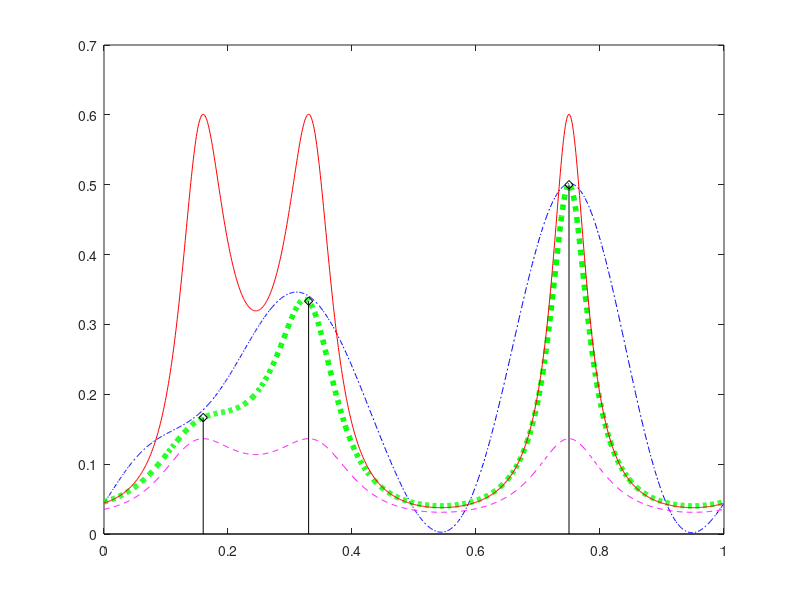

This figure's MATLAB source: (Note: this script raises an error after producing the figure.)
close all
%% Displaying Christoffel function in univariate example
x=[0.16;0.33;0.75];
c=[1/6;1/3;1/2];

N_max=6;
for n=4:N_max
 k=0:n;
 A=exp(2*pi*1i*x*k);
 T=A'*diag(c)*A;
 Trho=0.05*randn(size(T))*max(abs(T(:)));
 %T=T+Trho; %Comment out in the exact case
 [U,S,V]=svd(T);
 U0=U(:,4:end);
 U1=U(:,1:3);
 V0=V(:,4:end);
 V1=V(:,1:3);
 s=diag(S);
 
 xx=(0:0.001:1-0.001)';

 AA=exp(2*pi*1i*xx*k);
 
 % Approximation by convolution
 p=diag(AA*T*AA')/ (n+1);
 
 % Christoffel
 epsilon=1/(n+1);
 a=@(xx) exp(2*pi*1i*reshape(xx,[length(xx),1])*k);
 q=@(xx,epsi) 1./ ((abs(a(xx)*U1).^2)*(1./(s(1:3))) + 1/epsi*sum(abs(a(xx)*U0).^2,2));
 q_eval=q(xx,epsilon);
 
 N=n+1;
 
 C_fix=(N*integral(@(x) q(x,epsilon),0,1,'ArrayValued',true)-epsilon).^(-1);
 
 % Signal polynomial
 p1=1/N*sum(abs(AA*U1).^2,2);
 
 % Upper bound on Christoffel function 
 q_approx=epsilon./(N*(1-p1)+epsilon/c(3)*N/max(svd(A)).^2);
 
 % Lower bound on Christoffel function
 q_lower=epsilon./(N*(1-p1)+epsilon/c(1)*N/min(svd(A)).^2);
 
 figure(1)
 plot(xx,real(p)/N,'b-.')
 hold on
 plot(xx,real(q_eval),'g:','LineWidth',4)
 hold on
 plot(xx,real(q_approx),'r-', xx,real(q_lower), 'm--')
 hold on 
 pl=stem(x,c,'kd');
 pl.MarkerSize = 12;
 axis([0,1,0,7/12])
 yticks([epsilon/N c'])
 yticklabels({'$\varepsilon/N$','$\alpha_1 $','$\alpha_2 $','$\alpha_3 $'})
 ax=gca;
 ax.TickLabelInterpreter ='Latex';
 hold off
 legend('$N^{-1} \cdot F_{n}*\mu$','$q_{\varepsilon,n}$',...
     'Upper bound from Lemma 3.3.5','Lower bound from Lemma 3.3.5','$\mu$','Interpreter','Latex',...
     'Location','Northwest','Fontsize',12)
end

%% Analyse influence of noise and choice of epsilon
N_max=24;
eps_number=100;
eps=1e-12+linspace(0,6,eps_number);
T_tries=100;
T_values=linspace(0,6,T_tries);
h=ones(eps_number,T_tries);
test=zeros(eps_number,T_tries);
for n=N_max:N_max
    N=n+1;
    for l=1:T_tries
        k=0:n;
        A=exp(2*pi*1i*x*k);
        T=A'*diag(c)*A;
        rho=randn(n+1,1)+1i*randn(n+1,1);
        Trho=toeplitz(rho); %randn(size(T))+1i*randn(size(T));
        %Trho=Trho-diag(Trho); % zero noise on absolute mass
        %Trho=0.5*(Trho'+Trho);
        Trho=T_values(l)*Trho/norm(Trho);
        T=T+Trho; %Comment out in the exact case
        [U,S,V]=svd(T);
        for i=1:eps_number 
            s=diag(S);          
            r=find(s>eps(i),1,'last');
            if r>0
               if r<N 
                   U0=U(:,r+1:end);
                   V0=V(:,r+1:end);
               elseif r==N
                   U0=zeros(N,1);
                   V0=zeros(N,1);
               end
               U1=U(:,1:r);
               V1=V(:,1:r);
               xx=(0:0.001:1-0.001)';
               AA=exp(2*pi*1i*xx*k);
               a=@(xx) exp(2*pi*1i*reshape(xx,[length(xx),1])*k);
               q=@(xx,epsi) epsi./ ((abs(a(xx)*U1).^2)*(epsi./(s(1:r))) ...
                + sum(abs(a(xx)*U0).^2,2));
               q_eval=q(xx,eps(i));

               q_eval=q_eval-min(q_eval);

               C_total=sum(q_eval);
               C_int=sum(q_eval(1:80))+sum(q_eval(450:580))+sum(q_eval(900:1000));
               h(i,l)=C_int/C_total;
               test(i,l)=sum(abs(diff(q_eval)));
            end
            if l==25 && i==25
                figure(3)
                plot(xx,q_eval,'g:','LineWidth',4)
                legend('$\tilde q_{\varepsilon,n}(x) -\min_y \tilde q_{\varepsilon,n}(y)$'...
                    ,'Interpreter','Latex','Location','Northwest','Fontsize',14)
            end
        end     
    end     
end

%% Find optimal epsilon

[h_values,eps_op]=min(h,[],1);
eps_op=eps(eps_op);
%% Plotting the dependency on noise, eps and n
figure(2)
[EPS,TRho]=meshgrid(eps,T_values);
%stem3(log(EPS)/log(10),Trho,h')
s=surf(EPS',TRho',h,'FaceColor','Interp');
map=colormap('bone');
colormap(flip(map));
colorbar
hold on
stem3(eps_op,T_values,max(max(h))*ones(size(eps_op)),'rx','MarkerSize',18)
hold on
stem3(eps,max(4.14-eps,0),max(max(h))*ones(size(eps)),'m.','MarkerSize',18)
xlabel('Regularisation parameter $\varepsilon$','Interpreter','Latex','Fontsize',14)
xlim([0,6])
ylabel('Noise level $\|T_{\varrho,n}\|_2$','Interpreter','Latex','Fontsize',14)
axis square
s.EdgeColor = 'none';
%% Analysing convergence rate in n
N_max=150;
N_min=5;
h1=zeros(N_max-N_min+1,1);
for n=N_min:N_max
    k=0:n;
    A=exp(2*pi*1i*x*k);
    T=A'*diag(c)*A;
    rho=randn(n+1,1)+1i*randn(n+1,1);
    Trho=toeplitz(rho);
    Trho=1.5*Trho/norm(Trho); % Norm of noise always 1.5
    T=T+Trho; %Comment out in the exact case
    [U,S,V]=svd(T);    
    s=diag(S); 
    epsilon=1.5;
    r=find(s>epsilon,1,'last');
    if r>0
       if r<N 
           U0=U(:,r+1:end);
           V0=V(:,r+1:end);
       elseif r==N
           U0=zeros(N,1);
           V0=zeros(N,1);
       end
       U1=U(:,1:r);
       V1=V(:,1:r);
       xx=(0:0.001:1-0.001)';
       AA=exp(2*pi*1i*xx*k);
       a=@(xx) exp(2*pi*1i*reshape(xx,[length(xx),1])*k);
       q=@(xx,epsi) epsi./ ((abs(a(xx)*U1).^2)*(epsi./(s(1:r))) ...
        + sum(abs(a(xx)*U0).^2,2));
       q_eval=q(xx,epsilon);

       q_eval=q_eval-min(q_eval);

       C_total=sum(q_eval);
       C_int=sum(q_eval(1:80))+sum(q_eval(450:580))+sum(q_eval(900:1000));
       h1(n-N_min+1)=C_int/C_total;
    end  
end

figure(4)
loglog(N_min:N_max,h1,'r--',N_min:N_max,(N_min:N_max).^(-3/2),'b:')
legend('Fraction of mass outside support','Rate of order $n^{-3/2}$',...
    'Interpreter','Latex','Fontsize',14)
xlabel('Bandlimit $n$','Interpreter','Latex')